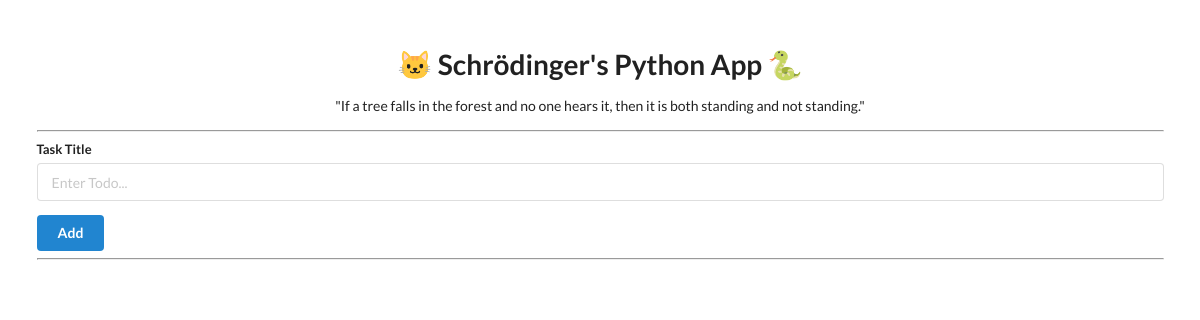
Before: / with the older database file.
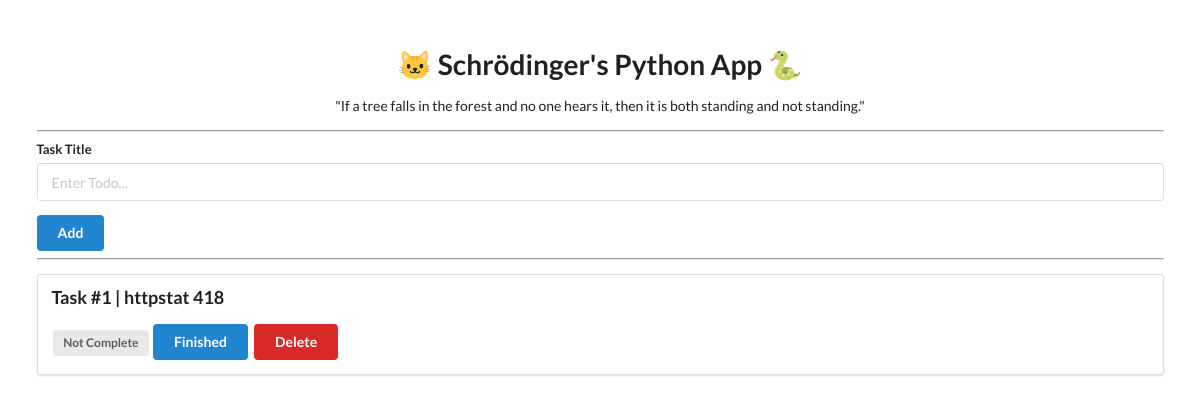
After: the same page with the newer database file.
### app.py (models this page shows)
class Todo(db.Model):
    id = db.Column(db.Integer, primary_key=True)
    task = db.Column(db.String(1000), nullable=False)
    complete = db.Column(db.Boolean)
    cat = db.Column(db.Integer)
    meow = db.Column(db.Integer)

### app.py (the view)
@app.route('/')
def index():
    todoList = Todo.query.all()
    return render_template('base.html', todo_list=todoList)

### templates/base.html (shortened to what this page needs)
<!DOCTYPE html>
<html lang="en">
<head>
    <link rel="stylesheet" href="https://cdn.jsdelivr.net/npm/semantic-ui@2.4.2/dist/semantic.min.css">
</head>
<body>
    <div style="margin-top: 50px;" class="ui container">
        <h1 class="ui center aligned header">🐱 Schrödinger's Python App 🐍</h1>
        <blockquote class="center aligned" style="text-align: center;">"If a tree falls in the forest and no one hears it, then it is both standing and not standing."</blockquote>
        <hr>
        <form class="ui form" action="/add" method="POST">
            <div class="field">
                <label>Task Title</label>
                <input type="text" name="title" placeholder="Enter Todo..."><br>
            </div>
            <button class="ui blue button" type="submit">Add</button>
        </form>
        <hr>
        {% for todo in todo_list %}
        <div class="ui segment">
            <p class="ui big header">Task #{{todo.id }} |
                {{ todo.task }}
            </p>
            {% if todo.cat > 0 %}
            <span class="ui yellow label">Cat</span>
            {% elif todo.meow > 0 %}
            <span class="ui orange label">Meow</span>
            {% elif todo.complete == False %}
            <span class="ui gray label">Not Complete</span>
            {% else %}
            <span class="ui green label">Completed</span>
            {% endif %}
            {% if todo.complete == False %}
            <a class="ui blue button" href="/update/{{ todo.id }}">Finished</a>
            {% else %}
            <a class="ui blue button" href="/update/{{ todo.id }}">Not Finished</a>
            {% endif %}
            <a class="ui red button" href="/delete/{{ todo.id }}">Delete</a>
        </div>
        {% endfor %}
    </div>
</body>
</html>

Changed rows visible on the page:
added Todo: id "1", task "httpstat 418", cat "Not Complete"
